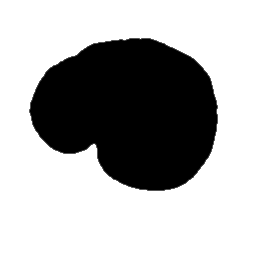
#> input picture tools/colocalization_viz/test-data/sample1.tiff, 265 x 265 px
$ python colocalization_viz.py test-data/sample1.tiff test-data/sample2.tiff out.png
#> lines starting #> are read from the running program, lines starting #| are printed output that depends on the picture
import skimage.io
import skimage.color
from skimage import img_as_uint
from skimage.exposure import equalize_adapthist
import numpy as np
import argparse
import sys


# TODO make importable by python script
def readImg(path):
#> called with path = 'test-data/sample1.tiff'
    img = skimage.io.imread(path)
#> img is the input picture: shape (265, 265, 4); mean R, G, B, A 178.4, 178.4, 178.4, 255

    if len(img.shape) > 2:
        img = skimage.color.rgb2gray(img)
#> img: shape (265, 265) float64
    img = equalize_adapthist(img, clip_limit=0.03)
    img = img_as_uint(img)
    img = np.reshape(img, [img.shape[0], img.shape[1], 1])
    return img


parser = argparse.ArgumentParser()
parser.add_argument('input_file1', type=argparse.FileType('r'), default=sys.stdin, help='input file (red)')
parser.add_argument('input_file2', type=argparse.FileType('r'), default=sys.stdin, help='input file (green)')
parser.add_argument('out_file', type=argparse.FileType('w'), default=sys.stdin, help='out file (TIFF)')
args = parser.parse_args()

im1 = readImg(args.input_file1.name)
im2 = readImg(args.input_file2.name)
#> call 2 of readImg, with path = 'test-data/sample2.tiff'
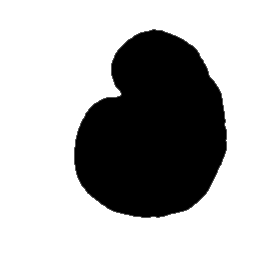
#> input picture tools/colocalization_viz/test-data/sample2.tiff, 265 x 265 px
#> in readImg, img is the input picture: shape (265, 265, 4); mean R, G, B, A 178.4, 178.4, 178.4, 255
res = np.concatenate((im1, im2, np.zeros_like(im1)), axis=-1)
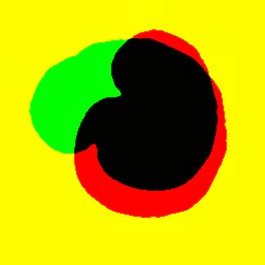
#> res: shape (265, 265, 3) uint16; mean of channels 0, 1, 2 45740.7, 45744, 0; drawn with min black and max white
#> (the run stopped early here; a loop or call above may not have finished)
